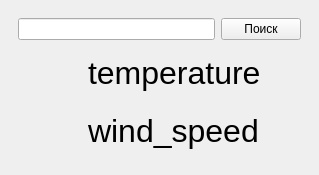
<?xml version="1.0" encoding="UTF-8"?>
<ui version="4.0">
 <class>MainWindow</class>
 <widget class="QMainWindow" name="MainWindow">
  <property name="geometry">
   <rect>
    <x>0</x>
    <y>0</y>
    <width>319</width>
    <height>175</height>
   </rect>
  </property>
  <property name="windowTitle">
   <string>Погода</string>
  </property>
  <widget class="QWidget" name="centralwidget">
   <layout class="QHBoxLayout" name="horizontalLayout">
    <item>
     <widget class="QWidget" name="widget" native="true">
      <layout class="QVBoxLayout" name="verticalLayout_2">
       <item>
        <layout class="QHBoxLayout" name="horizontalLayout_2">
         <item>
          <widget class="QLineEdit" name="query"/>
         </item>
         <item>
          <widget class="QPushButton" name="search">
           <property name="text">
            <string>Поиск</string>
           </property>
          </widget>
         </item>
        </layout>
       </item>
       <item>
        <layout class="QHBoxLayout" name="horizontalLayout_3">
         <item>
          <widget class="QLabel" name="icon">
           <property name="sizePolicy">
            <sizepolicy hsizetype="Preferred" vsizetype="Expanding">
             <horstretch>0</horstretch>
             <verstretch>0</verstretch>
            </sizepolicy>
           </property>
           <property name="minimumSize">
            <size>
             <width>64</width>
             <height>64</height>
            </size>
           </property>
           <property name="text">
            <string/>
           </property>
          </widget>
         </item>
         <item>
          <layout class="QVBoxLayout" name="verticalLayout">
           <item>
            <widget class="QLabel" name="temperature">
             <property name="sizePolicy">
              <sizepolicy hsizetype="Expanding" vsizetype="Preferred">
               <horstretch>0</horstretch>
               <verstretch>0</verstretch>
              </sizepolicy>
             </property>
             <property name="font">
              <font>
               <pointsize>24</pointsize>
              </font>
             </property>
             <property name="text">
              <string>temperature</string>
             </property>
            </widget>
           </item>
           <item>
            <widget class="QLabel" name="wind_speed">
             <property name="font">
              <font>
               <pointsize>24</pointsize>
              </font>
             </property>
             <property name="text">
              <string>wind_speed</string>
             </property>
            </widget>
           </item>
          </layout>
         </item>
        </layout>
       </item>
      </layout>
     </widget>
    </item>
   </layout>
  </widget>
 </widget>
 <resources/>
 <connections/>
</ui>
